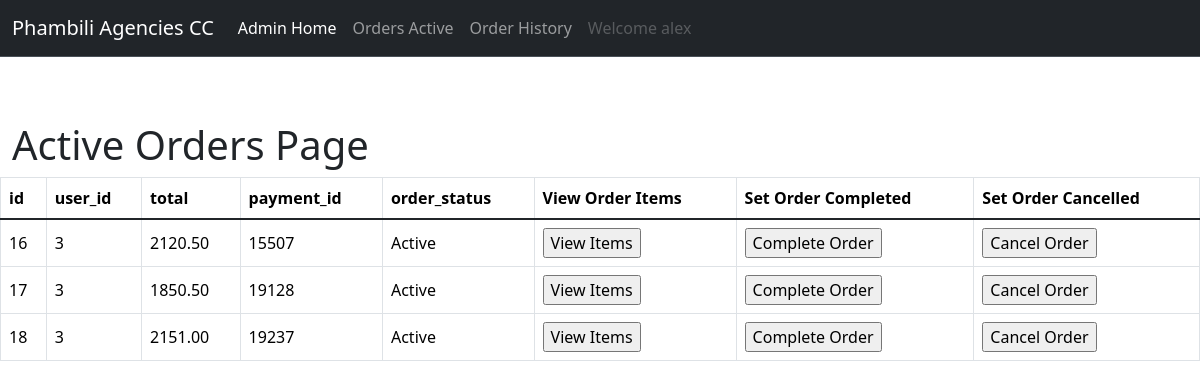
/adminOrdersActive.php (signed in), run on the app's committed database.
### tables this page shows
CREATE TABLE `order_details` (
  `id` int(11) NOT NULL,
  `user_id` int(11) DEFAULT NULL,
  `total` decimal(8,2) DEFAULT NULL,
  `payment_id` int(11) DEFAULT NULL,
  `order_status` varchar(100) DEFAULT 'Active'
);

### adminOrdersActive.php (the view, shortened to what this page needs)
<?php
include_once 'dbcon.php';
?>
<!DOCTYPE html>
<html lang="en">
<head>
    <link href="https://cdn.jsdelivr.net/npm/bootstrap@5.3.3/dist/css/bootstrap.min.css" rel="stylesheet">
</head>
<body class="d-flex flex-column min-vh-100">
    <header>
        <?php include_once('./template/navtopAdmin.php'); ?>
    </header>
    <main class="mb-auto mt-5 pt-3">
        <div class="container-fluid">
            <h1>Active Orders Page</h1>
        </div>
        <div class="table-responsive">
            <table class="table table-bordered align-middle">
                <tr>
                    <th>id</th>
                    <th>user_id</th>
                    <th>total</th>
                    <th>payment_id</th>
                    <th>order_status</th>
                    <th>View Order Items</th>
                    <th>Set Order Completed</th>
                    <th>Set Order Cancelled</th>
                </tr>
                <tbody class="table-group-divider">
                    <?php
                    $stmt1 = $db->prepare("SELECT * FROM order_details WHERE order_status='Active'");
                    $stmt1->execute();
                    $orders = $stmt1->fetchAll(PDO::FETCH_ASSOC);
                    foreach ($orders as $order) {
                    ?>
                        <tr>
                            <td><?php echo $order['id'] ?></td>
                            <td><?php echo $order['user_id'] ?></td>
                            <td><?php echo $order['total'] ?></td>
                            <td><?php echo $order['payment_id'] ?></td>
                            <td><?php echo $order['order_status'] ?></td>
                            <td>
                                <form action="./adminActiveOrders/adminOrderItems.php" method="post">
                                    <input type="submit" name="viewItemsAdmin" value="View Items">
                                </form>
                            </td>
                            <td>
                                <form action="./adminActiveOrders/adminCompleteOrder.php" method="post">
                                    <input type="submit" name="completeOrder" value="Complete Order">
                                </form>
                            </td>
                            <td>
                                <form action="./adminActiveOrders/adminCancelOrder.php" method="post">
                                    <input type="submit" name="cancelOrder" value="Cancel Order">
                                </form>
                            </td>
                        </tr>
                    <?php } ?>
                </tbody>
            </table>
        </div>
    </main>
</body>
</html>

### data on the page
order_details: id "16", user "3", total "2120.50", payment "15507", order_status "Active"
order_details: id "17", user "3", total "1850.50", payment "19128", order_status "Active"
order_details: id "18", user "3", total "2151.00", payment "19237", order_status "Active"

### other printed values
$_SESSION['username'] "alex"
